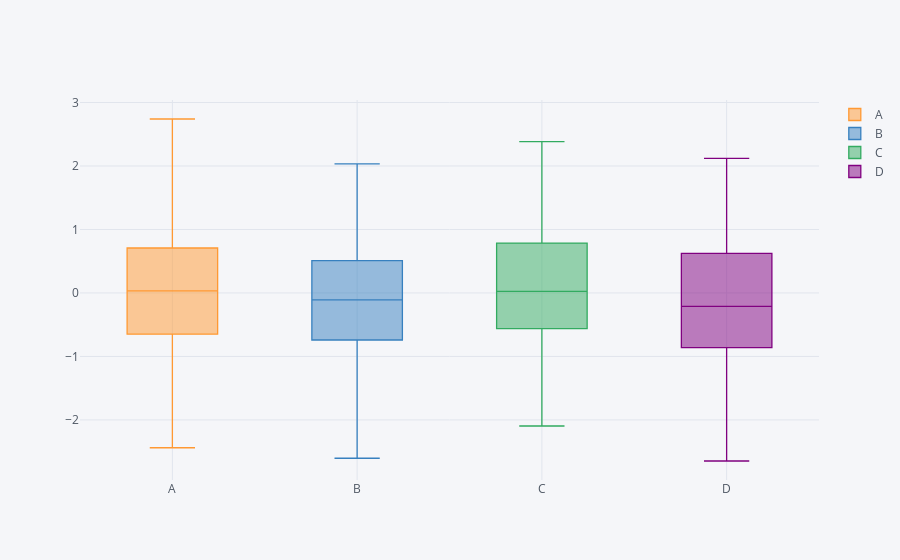

This figure's notebook cell:
### Markdown cell above
## Boxplots

### Code cell
df.iplot(kind='box')
